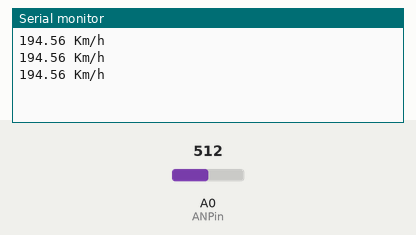
Bench run of a sketch on a simulated Arduino Uno, built with avr-gcc and run on an emulated ATmega328P. Parts: the last lines printed to the serial monitor. The inputs (shaded band) are chosen by the test bench; at power-on: A0 (ANPin) = 512.

Above: at 1.3 s.
1.4 s: A0 (ANPin) set to 716
At 1.9 s:
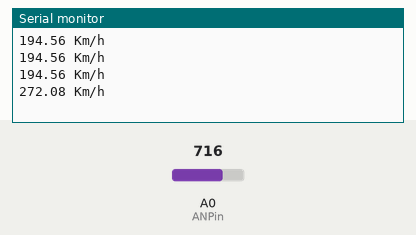
2.9 s: A0 (ANPin) set to 900
At 3.4 s:
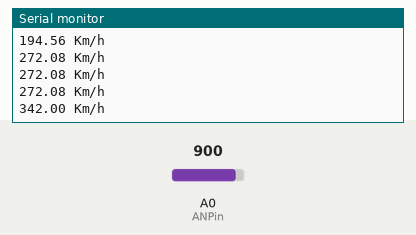
Timing chart, 0 to 5.9 s (numbered marks = the images above; inputs shaded):
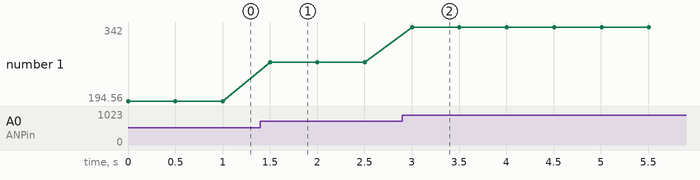

Measured:
- after the input at 1.4 s, the serial monitor: prints a new line after 0.10 s (image 1)
- after the input at 2.9 s, the serial monitor: prints a new line after 0.10 s (image 2)
- plotted number 1: 194.56 → 272.08 after the input at 1.4 s, 272.08 → 342 after the input at 2.9 s

The sketch:

anemometro.ino
```cpp
//anemómetro

float ANPin= 0;
float AN_V = 0;
float AN_vel = 0;

void setup() {
  Serial.begin(9600);
}

void loop() {
  AN_V = analogRead(ANPin);
  AN_vel= (AN_V*0.190);

  Serial.print(AN_vel*2);
  Serial.println(" Km/h");
  delay(500);

}
```
